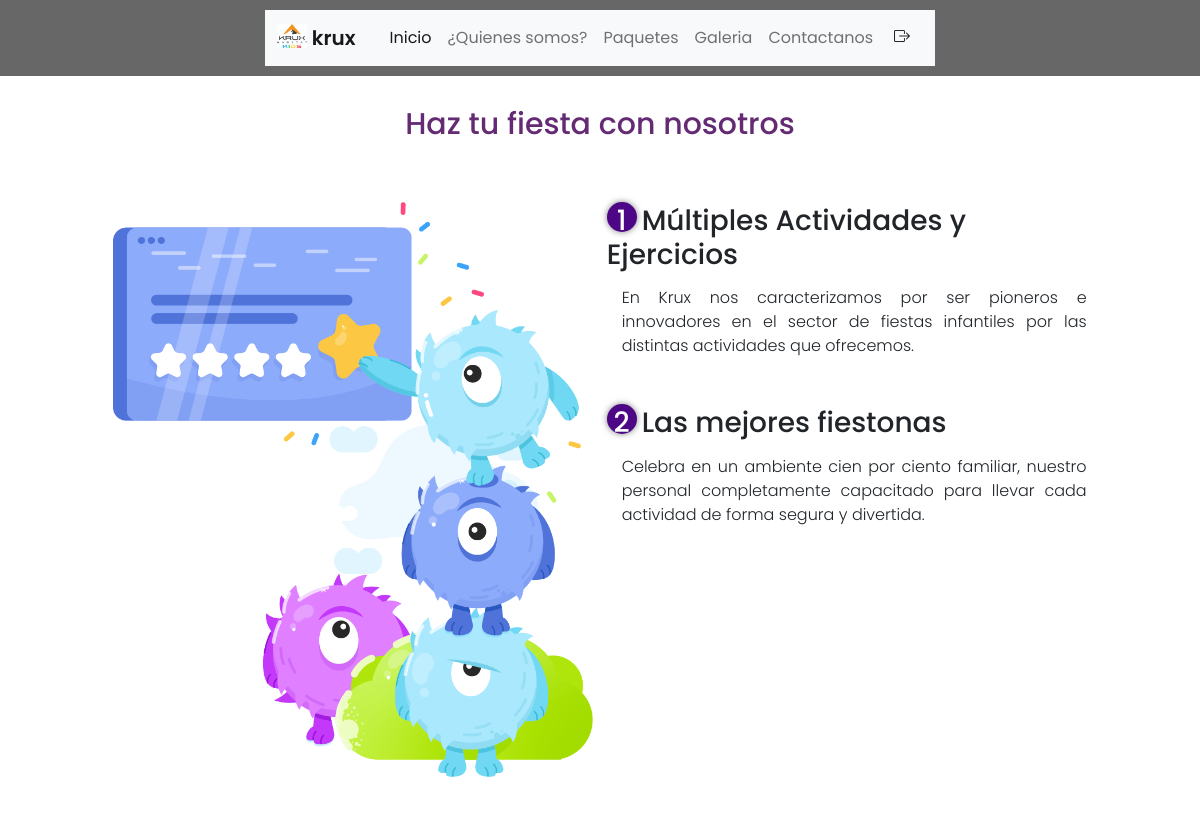
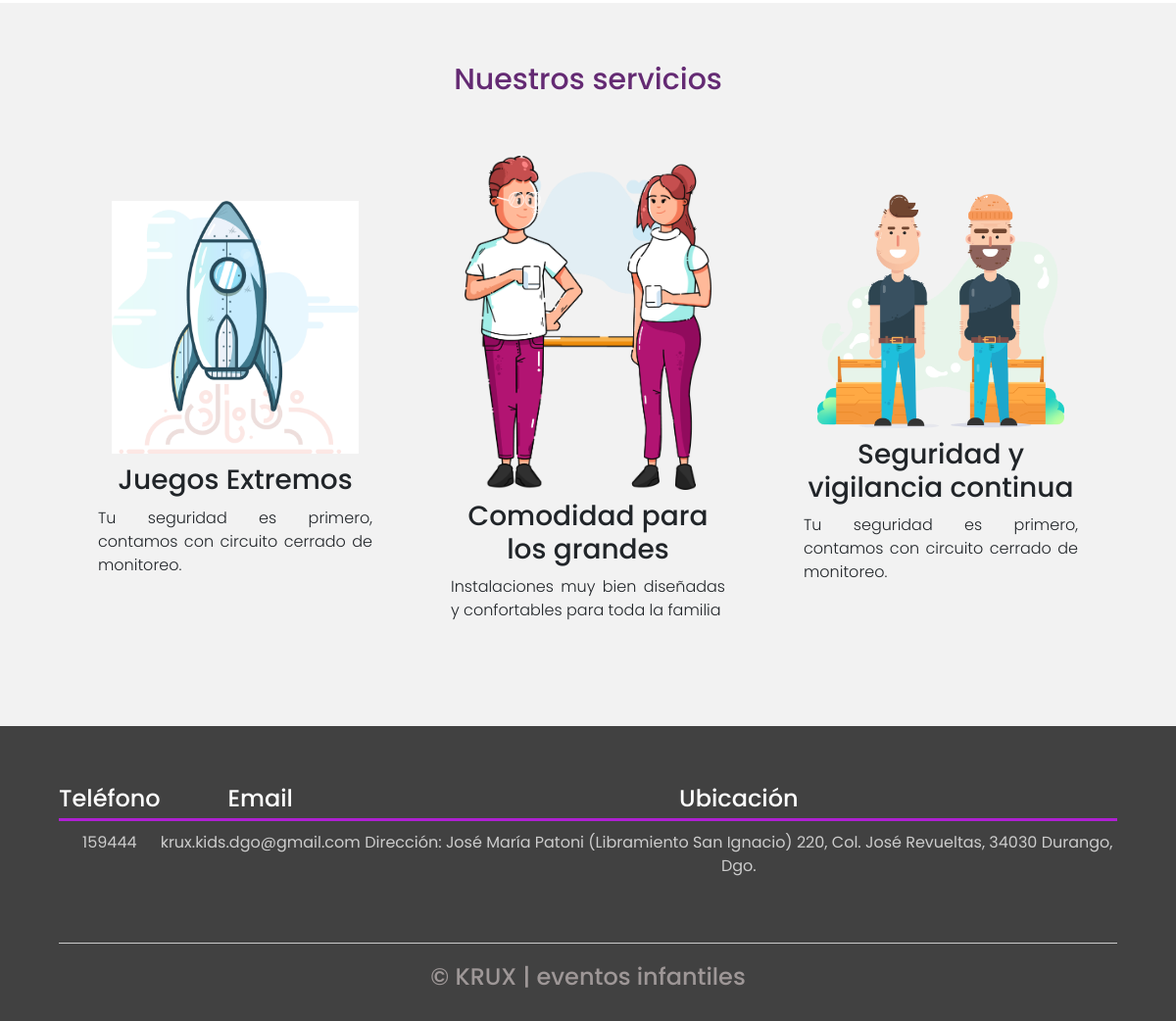
The page / on the database its author committed (2 pictures, top to bottom).
### tables this page shows
CREATE TABLE `inicio` (
  `id` int(11) NOT NULL,
  `titulo1` text NOT NULL,
  `texto1` text NOT NULL,
  `titulo2` text NOT NULL,
  `texto2` text NOT NULL
);

CREATE TABLE `servicios` (
  `id` int(11) NOT NULL,
  `titulo1` text NOT NULL,
  `descripcion1` text NOT NULL,
  `titulo2` text NOT NULL,
  `descripcion2` text NOT NULL,
  `titulo3` text NOT NULL,
  `descripcion3` text NOT NULL
);

CREATE TABLE `contacto` (
  `id` int(11) NOT NULL,
  `titulo` text NOT NULL,
  `descripcion` text NOT NULL,
  `telefono` varchar(20) NOT NULL,
  `email` varchar(120) NOT NULL
);

### index.php (the view, shortened to what this page needs)
<?php
include_once("boostrap2.php");
?>
<!DOCTYPE html>
<html lang="en">
<head>
    <link rel="stylesheet" href="estilos-principal.css">
</head>
<body>
<main>
        <section class="contenedor sobre-nosotros">
        <?php
                         include_once("conexion.php");
                        $consulta="select * from inicio";
                        $resultado=mysqli_query($con,$consulta);
                        if (mysqli_num_rows($resultado)>0){
                            while($fila=mysqli_fetch_assoc($resultado))
                            {
                             ?>
            <h2 class="titulo">Haz tu fiesta con nosotros</h2>
            <div class="contenedor-sobre-nosotros">
                <img src="img/monsters_illustrations.png" alt="" class="imagen-about-us">
                <div class="contenido-textos">
                    <h3><span>1</span><?php echo $fila['titulo1']?></h3>
                    <p><?php echo $fila['texto1']?></p>
                    <h3><span>2</span><?php echo $fila['titulo2']?></h3>
                    <p><?php echo $fila['texto2']?></p>
                </div>
            </div>
            <?php
			}
		}
	?>
        </section>
        <section class="about-services">
        <?php
                         include_once("conexion.php");
                        $consulta="select * from servicios";
                        $resultado=mysqli_query($con,$consulta);
                        if (mysqli_num_rows($resultado)>0){
                            while($fila=mysqli_fetch_assoc($resultado))
                            {
                             ?>
            <div class="contenedor">
                <h2 class="titulo">Nuestros servicios</h2>
                <div class="servicio-cont">
                    <div class="servicio-ind">
                        <img src="img/rocket_silver.png" alt="">
                        <h3><?php echo $fila['titulo1']?></h3>
                        <p><?php echo $fila['descripcion1']?></p>
                    </div>
                    <div class="servicio-ind">
                        <img src="img/conversation_illustration_png.png" alt="">
                        <h3><?php echo $fila['titulo2']?></h3>
                        <p><?php echo $fila['descripcion2']?></p>
                    </div>
                    <div class="servicio-ind">
                        <img src="img/workers_illustration.png" alt="">
                        <h3><?php echo $fila['titulo3']?></h3>
                        <p><?php echo $fila['descripcion3']?></p>
                    </div>
                </div>
            </div>
            <?php
			}
		}
	?>
        </section>
    </main>
    <footer>
    <?php
            include_once("conexion.php");
                $consulta="select * from contacto where id=1";
                $resultado=mysqli_query($con,$consulta);
                if (mysqli_num_rows($resultado)>0){
                    while($fila=mysqli_fetch_assoc($resultado))
                            {
                             ?>
        <div class="contenedor-footer">
            <div class="content-foo">
                <h4>Teléfono</h4>
                <p><?php echo $fila['telefono']?></p>
            </div>
            <div class="content-foo">
                <h4>Email</h4>
                <p><?php echo $fila['email']?></p>
            </div>
            <div class="content-foo">
                <h4>Ubicación</h4>
                <p>Dirección: José María Patoni (Libramiento San Ignacio) 220, Col. José Revueltas, 34030 Durango, Dgo.</p>
            </div>
        </div>
        <h2 class="titulo-final">&copy; KRUX | eventos infantiles</h2>
        <?php
			}
		}
	?>
    </footer>
</body>
</html>

### boostrap2.php (shortened to what this page needs)
<!DOCTYPE html>
<html lang="en">
<head>
    <link href="https://cdn.jsdelivr.net/npm/bootstrap@5.2.0/dist/css/bootstrap.min.css" rel="stylesheet">
<link rel="stylesheet" href="https://cdn.jsdelivr.net/npm/bootstrap-icons@1.9.1/font/bootstrap-icons.css">
</head>
<body>
<header>
<nav class="navbar navbar-expand-lg bg-light">
  <div class="container-fluid">
  <a class="navbar-brand" href="index.php">
      <img src="img/logo.jpeg" alt="" width="30" height="24" class="d-inline-block align-text-top">
      krux
    </a>
    <div class="collapse navbar-collapse" id="navbarNav">
      <ul class="navbar-nav">
        <li class="nav-item">
          <a class="nav-link active" aria-current="page" href="index.php">Inicio</a>
        </li>
        <li class="nav-item">
          <a class="nav-link " href="quienesomos2.php">¿Quienes somos?</a>
        </li>
        <li class="nav-item">
          <a class="nav-link" href="Paquetesyprecios2.php">Paquetes</a>
        </li>
        <li class="nav-item">
          <a class="nav-link" href="galeria2.php"galeria.html">Galeria</a>
        </li>
        <li class="nav-item">
          <a class="nav-link " href="contacto2.php">Contactanos</a>
        </li>
        <li class="nav-item">
                            <a class="btn" href="login.php"><i class="bi bi-box-arrow-right"></i></a>
                        </li>
      </ul>
    </div>
  </div>
</nav>
    </header>
</body>
</html>

### estilos-principal.css (style rules this page uses)
* { margin: 0; padding: 0; box-sizing: border-box; }
body { font-family: 'Poppins', sans-serif; }
.contenedor { padding: 60px 0; width: 90%; max-width: 1000px; margin: auto; overflow: hidden; }
.titulo { color: #642a73; font-size: 30px; text-align: center; margin-bottom: 60px; }
a { text-decoration: none; color: white; }
header { width: 100%; position: sticky; top: 0; min-height: 70px; background-color: rgb(104, 103, 103); justify-content: space-between; align-items: center; padding: 10px; display: flex; }
nav a { font-weight: 600; padding-right: 10px; }
@media (max-width:1205px) { header { flex-direction: column; } }
@media (max-width:1205px) { nav { padding: 10px 0px; } }
main .sobre-nosotros { padding: 30px 0 60px 0; }
.contenedor-sobre-nosotros { display: flex; justify-content: space-evenly; }
.imagen-about-us { width: 48%; }
.sobre-nosotros .contenido-textos { width: 48%; }
.contenido-textos h3 { margin-bottom: 15px; }
.contenido-textos h3 span { background: #4d0686; color: #fff; border-radius: 50%; display: inline-block; text-align: center; width: 30px; height: 30px; padding: 2px; box-shadow: 0 0 6px 0 rgba(0, 0, 0, .5); margin-right: 5px; }
.contenido-textos p { padding: 0px 0px 30px 15px; font-weight: 300; text-align: justify; }
.about-services { background: #f2f2f2; padding-bottom: 30px; }
.servicio-cont { display:flex; justify-content: space-between; align-items: center; }
.servicio-ind { width: 28%; text-align: center; }
.servicio-ind img { width: 90%; }
.servicio-ind h3 { margin: 10px 0; }
.servicio-ind p { font-weight: 300; text-align: justify; }
footer { background: #414141; padding: 60px 0 30px 0; margin: auto; overflow: hidden; }
.contenedor-footer { display: flex; width: 90%; justify-content: space-evenly; margin: auto; padding-bottom: 50px; border-bottom: 1px solid #ccc; }
.content-foo { text-align: center; }
.content-foo h4 { color: #fff; border-bottom: 3px solid #af20d3; padding-bottom: 5px; margin-bottom: 10px; }
.content-foo p { color: #ccc; }
.titulo-final { text-align: center; font-size: 24px; margin: 20px 0 0 0; color: #9e9797; }

### rows shown on the page
inicio: titulo1 "Múltiples Actividades y Ejercicios", texto1 "En Krux nos caracterizamos por ser pioneros e innovadores en el sector de fiestas infantiles por las distintas actividades que ofrecemos.", titulo2 "Las mejores fiestonas", texto2 "Celebra en un ambiente cien por ciento familiar, nuestro personal completamente capacitado para llevar cada actividad de forma segura y divertida."
servicios: titulo1 "Juegos Extremos", descripcion1 "Tu seguridad es primero, contamos con circuito cerrado de monitoreo.", titulo2 "Comodidad para los grandes", descripcion2 "Instalaciones muy bien diseñadas y confortables para toda la familia", titulo3 "Seguridad y vigilancia continua", descripcion3 "Tu seguridad es primero, contamos con circuito cerrado de monitoreo."
contacto: telefono "159444", email "krux.kids.dgo@gmail.com"
